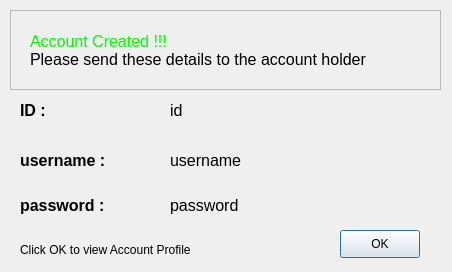
<?xml version="1.0" encoding="UTF-8"?>
<ui version="4.0">
 <class>accountInfo</class>
 <widget class="QDialog" name="accountInfo">
  <property name="geometry">
   <rect>
    <x>0</x>
    <y>0</y>
    <width>452</width>
    <height>272</height>
   </rect>
  </property>
  <property name="minimumSize">
   <size>
    <width>452</width>
    <height>272</height>
   </size>
  </property>
  <property name="maximumSize">
   <size>
    <width>452</width>
    <height>272</height>
   </size>
  </property>
  <property name="windowTitle">
   <string>Account Created</string>
  </property>
  <widget class="QLabel" name="usernameLabel">
   <property name="geometry">
    <rect>
     <x>20</x>
     <y>140</y>
     <width>141</width>
     <height>41</height>
    </rect>
   </property>
   <property name="text">
    <string>&lt;html&gt;&lt;head/&gt;&lt;body&gt;&lt;p&gt;&lt;span style=&quot; font-size:12pt; font-weight:600;&quot;&gt;username :&lt;/span&gt;&lt;/p&gt;&lt;/body&gt;&lt;/html&gt;</string>
   </property>
  </widget>
  <widget class="QLabel" name="passwordLabel">
   <property name="geometry">
    <rect>
     <x>20</x>
     <y>190</y>
     <width>131</width>
     <height>31</height>
    </rect>
   </property>
   <property name="text">
    <string>&lt;html&gt;&lt;head/&gt;&lt;body&gt;&lt;p&gt;&lt;span style=&quot; font-size:12pt; font-weight:600;&quot;&gt;password : &lt;/span&gt;&lt;/p&gt;&lt;/body&gt;&lt;/html&gt;</string>
   </property>
  </widget>
  <widget class="QLabel" name="IDLabel">
   <property name="geometry">
    <rect>
     <x>20</x>
     <y>90</y>
     <width>91</width>
     <height>41</height>
    </rect>
   </property>
   <property name="text">
    <string>&lt;html&gt;&lt;head/&gt;&lt;body&gt;&lt;p&gt;&lt;span style=&quot; font-size:12pt; font-weight:600;&quot;&gt;ID : &lt;/span&gt;&lt;/p&gt;&lt;/body&gt;&lt;/html&gt;</string>
   </property>
  </widget>
  <widget class="QLabel" name="ID">
   <property name="geometry">
    <rect>
     <x>170</x>
     <y>90</y>
     <width>121</width>
     <height>41</height>
    </rect>
   </property>
   <property name="styleSheet">
    <string notr="true">font-size:12pt;</string>
   </property>
   <property name="text">
    <string>id</string>
   </property>
  </widget>
  <widget class="QLabel" name="username">
   <property name="geometry">
    <rect>
     <x>170</x>
     <y>140</y>
     <width>141</width>
     <height>41</height>
    </rect>
   </property>
   <property name="styleSheet">
    <string notr="true">font-size:12pt;</string>
   </property>
   <property name="text">
    <string>username</string>
   </property>
  </widget>
  <widget class="QLabel" name="password">
   <property name="geometry">
    <rect>
     <x>170</x>
     <y>190</y>
     <width>141</width>
     <height>31</height>
    </rect>
   </property>
   <property name="styleSheet">
    <string notr="true">font-size:12pt;</string>
   </property>
   <property name="text">
    <string>password</string>
   </property>
  </widget>
  <widget class="QFrame" name="frame">
   <property name="geometry">
    <rect>
     <x>10</x>
     <y>10</y>
     <width>431</width>
     <height>80</height>
    </rect>
   </property>
   <property name="frameShape">
    <enum>QFrame::StyledPanel</enum>
   </property>
   <property name="frameShadow">
    <enum>QFrame::Raised</enum>
   </property>
   <widget class="QLabel" name="notice1">
    <property name="geometry">
     <rect>
      <x>20</x>
      <y>10</y>
      <width>391</width>
      <height>61</height>
     </rect>
    </property>
    <property name="styleSheet">
     <string notr="true"/>
    </property>
    <property name="text">
     <string>&lt;html&gt;&lt;head/&gt;&lt;body&gt;&lt;p&gt;&lt;span style=&quot; font-size:12pt; color:#00ff00;&quot;&gt;Account Created !!!&lt;/span&gt;&lt;span style=&quot; font-size:12pt;&quot;&gt;&lt;br/&gt;Please send these details to the account holder&lt;/span&gt;&lt;/p&gt;&lt;/body&gt;&lt;/html&gt;</string>
    </property>
   </widget>
  </widget>
  <widget class="QLabel" name="notice2">
   <property name="geometry">
    <rect>
     <x>20</x>
     <y>230</y>
     <width>261</width>
     <height>41</height>
    </rect>
   </property>
   <property name="text">
    <string>&lt;html&gt;&lt;head/&gt;&lt;body&gt;&lt;p&gt;Click OK to view Account Profile&lt;/p&gt;&lt;/body&gt;&lt;/html&gt;</string>
   </property>
  </widget>
  <widget class="QPushButton" name="OKButton">
   <property name="geometry">
    <rect>
     <x>340</x>
     <y>230</y>
     <width>80</width>
     <height>28</height>
    </rect>
   </property>
   <property name="text">
    <string>OK</string>
   </property>
  </widget>
 </widget>
 <resources/>
 <connections/>
</ui>
